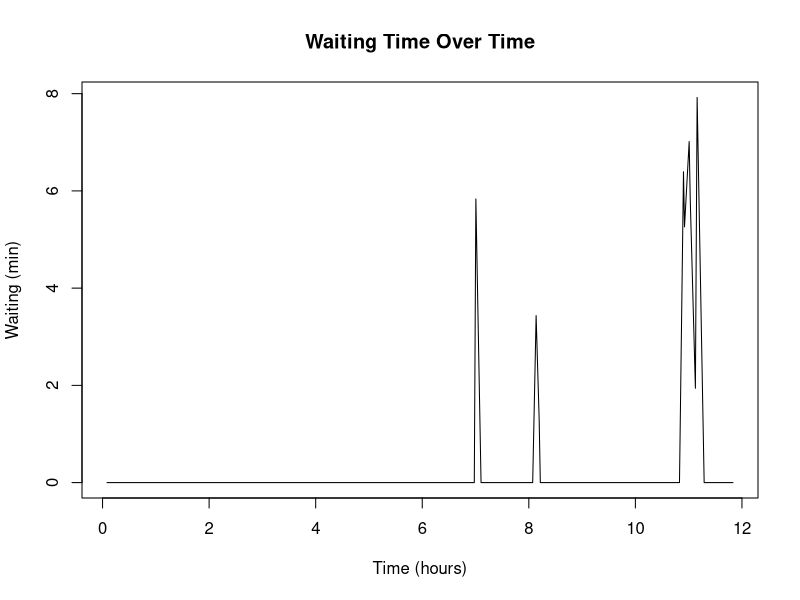
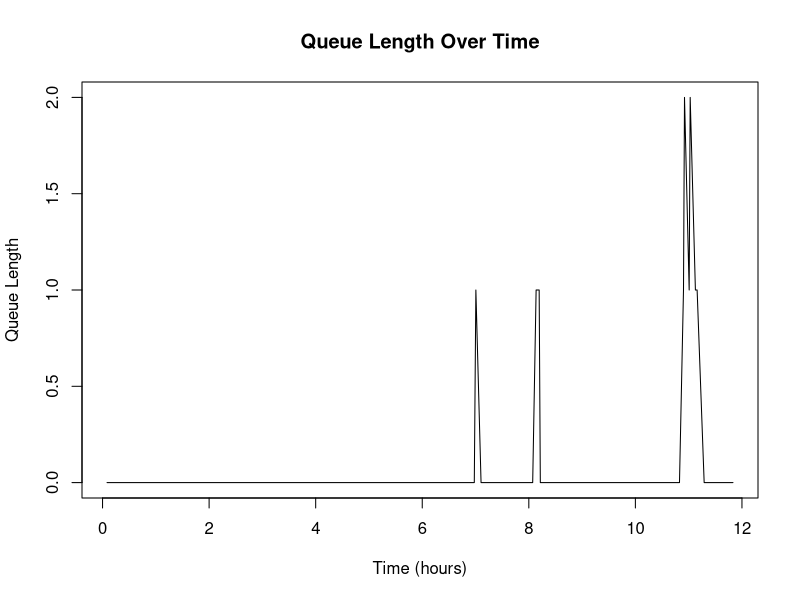

Write R code to recreate these figures, in order.
## ---- chunk 1

set.seed(123)

lambda_A <- 10           
L <- 2                    
lambda_S <- 3 * L        
num_tables <- 5
operating_hours <- 12
total_minutes <- operating_hours * 60

lambda_A_min <- lambda_A / 60
lambda_S_min <- lambda_S / 60

arrival_times <- numeric()
t <- 0
while (t < total_minutes) {
  t <- t + rexp(1, rate = lambda_A_min)
  if (t < total_minutes) arrival_times <- c(arrival_times, t)
}

service_times <- rexp(length(arrival_times), rate = lambda_S_min)

table_free <- rep(0, num_tables)

waiting_times <- numeric(length(arrival_times))
queue <- numeric()

system_empty_start <- 0
total_downtime <- 0

queue_lengths <- numeric(length(arrival_times))

for (i in seq_along(arrival_times)) {
  arrival <- arrival_times[i]
  
  if (sum(table_free > arrival) + length(queue) == 0) {
    total_downtime <- total_downtime + (arrival - system_empty_start)
  }
  
  free_tables <- which(table_free <= arrival)
  
  if (length(free_tables) > 0 && length(queue) == 0) {
    chosen <- free_tables[1]
    waiting_times[i] <- 0
    end_time <- arrival + service_times[i]
    table_free[chosen] <- end_time
  } else {
    queue <- c(queue, i)
  }
  
  repeat {
    free_tables <- which(table_free <= arrival)
    if (length(free_tables) > 0 && length(queue) > 0) {
      next_cust <- queue[1]
      queue <- queue[-1]
      waiting_times[next_cust] <- arrival - arrival_times[next_cust]
      end_time <- arrival + service_times[next_cust]
      table_free[free_tables[1]] <- end_time
    } else {
      break
    }
  }
  
  queue_lengths[i] <- length(queue)
  
  if (sum(table_free > arrival) + length(queue) == 0) {
    system_empty_start <- arrival
  }
}

current_time <- max(arrival_times)
while (length(queue) > 0) {
  soonest_table <- which.min(table_free)
  next_free <- table_free[soonest_table]
  
  next_cust <- queue[1]
  queue <- queue[-1]
  
  waiting_times[next_cust] <- next_free - arrival_times[next_cust]
  table_free[soonest_table] <- next_free + service_times[next_cust]
  current_time <- next_free
}

final_time <- max(table_free)

mean_wait <- mean(waiting_times)
median_wait <- median(waiting_times)
mean_queue_length <- mean(queue_lengths)
downtime_hours <- (total_downtime / 60)

profit_per_hour <- 500 - 40 * L

results <- data.frame(
  Metric = c("Mean Waiting (min)", "Median Waiting (min)", "Mean Queue Length", "Downtime (hours)", "Profit/hour"),
  Value = c(mean_wait, median_wait, mean_queue_length, downtime_hours, profit_per_hour)
)
print(results)

plot((arrival_times/60), waiting_times, type = "l",
     xlab = "Time (hours)", ylab = "Waiting (min)", main = "Waiting Time Over Time")
plot((arrival_times/60), queue_lengths, type = "l",
     xlab = "Time (hours)", ylab = "Queue Length", main = "Queue Length Over Time")

